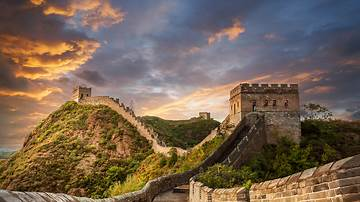
#> input picture res/sc_th.jpg, 360 x 202 px
$ python cv116_translate.py
#> lines starting #> are read from the running program, lines starting #| are printed output that depends on the picture
# -*- coding: utf-8 -*-

# 下面一个案例是将图像分别向下、向上、向右、向左平移，再调用 matplotlib
# 绘图库依次绘制的过程。
import numpy as np

import cv2
import numpy as nup
import matplotlib.pyplot as plt

img = cv2.imread('res/sc_th.jpg')
#> img is the input picture: shape (202, 360, 3); mean B, G, R 83.6, 100.3, 119.1
image = cv2.cvtColor(img, cv2.COLOR_BGR2RGB)
#图像平移
#垂直方向 向下平移 100
M = np.float32([[1,0, 0], [0, 1, 100]])
img1 = cv2.warpAffine(image, M, (image.shape[1],image.shape[0]))
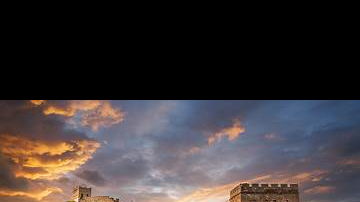
#> img1: shape (202, 360, 3); mean R, G, B 61.6, 54.8, 56

#垂直方向 向上平移 100
M = np.float32([[1, 0, 0], [0, 1, -100]])
img2 = cv2.warpAffine(image, M, (image.shape[1],image.shape[0]))
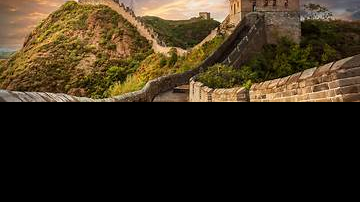
#> img2: shape (202, 360, 3); mean R, G, B 59.1, 46.8, 28.7

#水平方向 向右平移 100
M = np.float32([[1, 0, 100], [0, 1, 0]])
img3 = cv2.warpAffine(image, M, (image.shape[1],image.shape[0]))
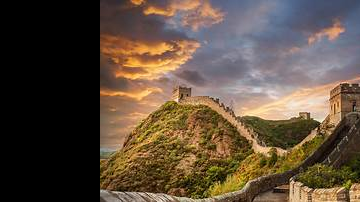
#> img3: shape (202, 360, 3); mean R, G, B 94.4, 78, 62.3

#水平方向 向左平移 100
M = np.float32([[1, 0, -100], [0, 1, 0]])
img4 = cv2.warpAffine(image, M, (image.shape[1],image.shape[0]))
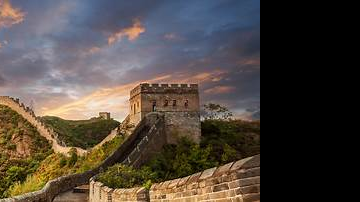
#> img4: shape (202, 360, 3); mean R, G, B 80.6, 71.5, 64

#循环显示图形
images = [img1, img2, img3, img4]
titles = [ 'Image1', 'Image2', 'Image3', 'Image4']
for i in range(4):
    plt.subplot(2, 2, i + 1), plt.imshow(images[i], 'gray')
    plt.title(titles[i])
    plt.xticks([]), plt.yticks([])
plt.show()

$ run again, with res/bar_rice_1.jpg copied over res/sc_th.jpg
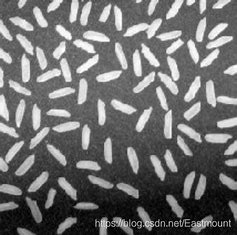
#> input picture res/bar_rice_1.jpg, 237 x 235 px
#> img is the input picture: shape (235, 237, 3); min 0, max 255, mean 109.8
#> `img3 = cv2.warpAffine(image, M, (image.shape[1],image.shape[0]))`:
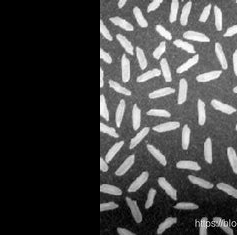
#> img3: shape (235, 237, 3); min 0, max 255, mean 64.5
#> `img4 = cv2.warpAffine(image, M, (image.shape[1],image.shape[0]))`:
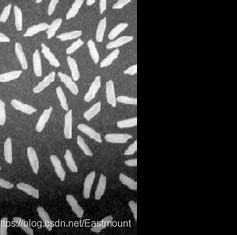
#> img4: shape (235, 237, 3); min 0, max 255, mean 62.1
